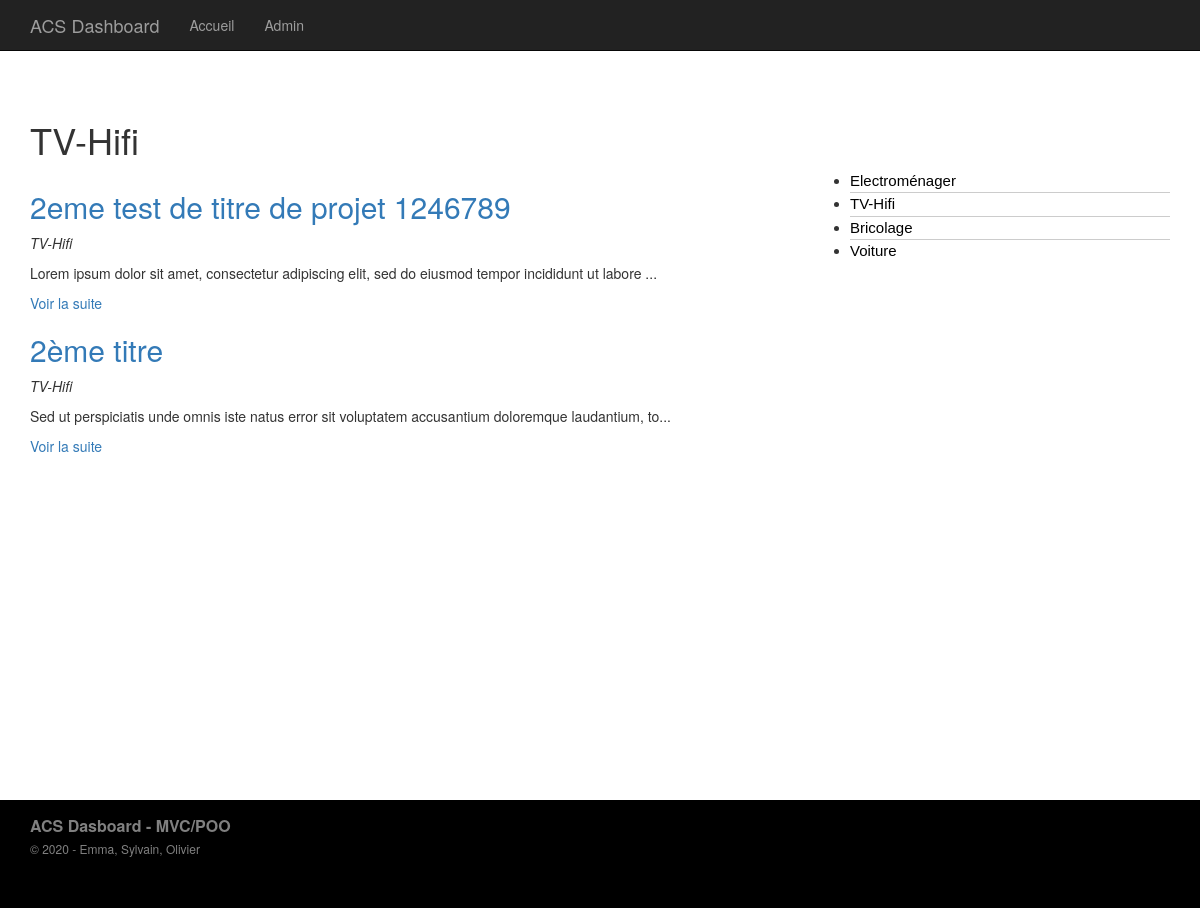
Before: /index.php?p=posts.category&id=2 with the older database file.
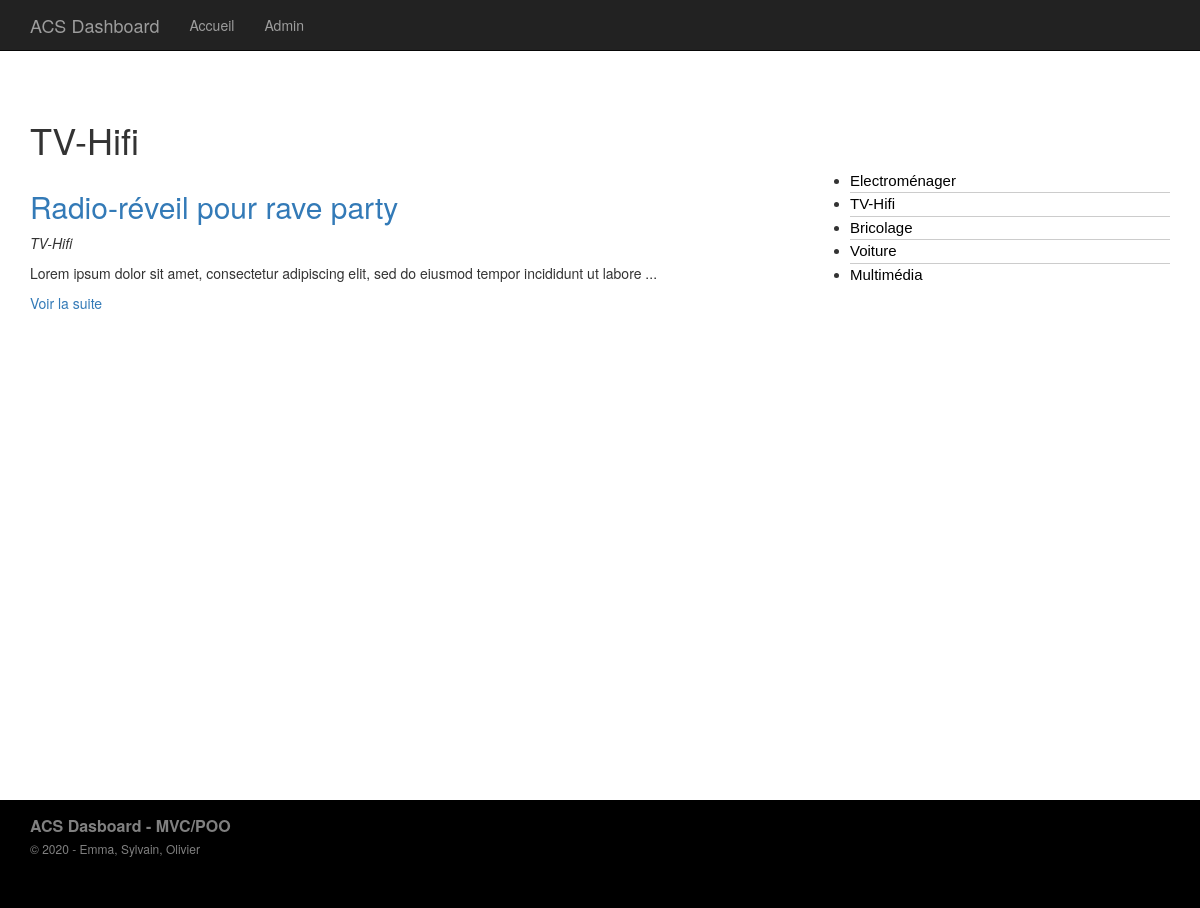
After: the same page with the newer database file.
### tables this page shows
CREATE TABLE IF NOT EXISTS `articles` (
  `id` int(11) NOT NULL AUTO_INCREMENT,
  `titre` varchar(255) DEFAULT NULL,
  `lieuachat` varchar(255) DEFAULT NULL,
  `adresseachat` varchar(255) DEFAULT NULL,
  `urlachat` varchar(255) DEFAULT NULL,
  `ref` varchar(255) NOT NULL,
  `dateachat` varchar(20) NOT NULL,
  `datefingarantie` varchar(20) NOT NULL,
  `category_id` int(11) DEFAULT NULL,
  `prix` int(10) NOT NULL DEFAULT 0,
  `conseilsentretien` longtext DEFAULT NULL,
  `phototicketachat` varchar(255) DEFAULT NULL,
  `manuelutilisation` longtext DEFAULT NULL,
  PRIMARY KEY (`id`)
);

CREATE TABLE IF NOT EXISTS `categories` (
  `id` int(11) NOT NULL AUTO_INCREMENT,
  `titre` varchar(255) DEFAULT NULL,
  PRIMARY KEY (`id`)
);

### core/Controller/Controller.php (called while the page is built, shortened)
<?php
    class Controller
    {
        protected $viewPath;
        protected function render($view, $variables = [])
        {
            extract($variables);
            require($this->viewPath . str_replace('.', '/', $view) . '.php');
        }
    }

### app/Controller/PostsController.php (called while the page is built, shortened)
<?php
    class PostsController extends AppController
    {
        public function category()
        {
            $categorie = $this->Category->find($_GET['id']);
            $articles = $this->Post->lastByCategory($_GET['id']);
            $categories = $this->Category->all();
            $this->render('posts.category', compact('articles', 'categories', 'categorie'));
        }
    }

### public/index.php (called while the page is built, shortened)
<?php
    if (isset($_GET['p'])) {
        $page = $_GET['p'];
    } else {
        $page = 'posts.index';
    }
    $page = explode('.', $page);
    if ($page[0] == 'admin') {
        $controller = '\App\Controller\Admin\\' . ucfirst($page[1]) . 'Controller';
        $action = $page[2];
    } else {
        $action = $page[1];
    }
    $controller = new $controller();
    $controller->$action();

### core/Table/Table.php (called while the page is built, shortened)
<?php
    class Table
    {
        protected $table;
        protected $db;
        public function __construct(Database $db)
        {
            $this->db = $db;
        }
        public function all()
        {
            return $this->query("SELECT * FROM " . $this->table);
        }
        public function find($id)
        {
            return $this->query("SELECT * FROM {$this->table} WHERE id = ?", [$id], true);
        }
        public function query($statement, $attributes = null, $one = false)
        {
            if ($attributes) {
                return $this->db->prepare(
                    $statement,
                    $attributes,
                    str_replace('Table', 'Entity', get_class($this)),
                    $one
                );
            } else {
                return $this->db->query(
                    $statement,
                    str_replace('Table', 'Entity', get_class($this)),
                     $one
                );
            }
        }
    }

### core/Database/MysqlDatabase.php (called while the page is built, shortened)
<?php
    class MysqlDatabase extends Database
    {
        private $pdo;
        private function getPDO()
        {
            if ($this->pdo === null) {
                $pdo = new PDO('mysql:dbname=mvc-blog;host=localhost', 'root', '');
                $pdo->setAttribute(PDO::ATTR_ERRMODE, PDO::ERRMODE_EXCEPTION);
                $this->pdo = $pdo;
            }
            return $this->pdo;
        }
        public function query($statement, $class_name = null, $one = false)
        {
            $req = $this->getPDO()->query($statement);
            if ($class_name === null) {
                $req->setFetchMode(PDO::FETCH_OBJ);
            } else {
                $req->setFetchMode(PDO::FETCH_CLASS, $class_name);
            }
            if ($one) {
                $datas = $req->fetch();
            }
            else {
                $datas = $req->fetchAll();
            }
            return $datas;
        }
        public function prepare($statement, $attributes, $class_name = null, $one = false)
        {
            $req = $this->getPDO()->prepare($statement);
            $res = $req->execute($attributes);
            if ($class_name === null) {
                $req->setFetchMode(PDO::FETCH_OBJ);
            } else {
                $req->setFetchMode(PDO::FETCH_CLASS, $class_name);
            }
            if ($one) {
                $datas = $req->fetch();
            }
            else {
                $datas = $req->fetchAll();
            }
            return $datas;
        }
    }

### app/Autoloader.php (called while the page is built, shortened)
<?php
  class Autoloader
  {
      public static function autoload($class)
      {
          if (strpos($class, __NAMESPACE__ . '\\') === 0) {
              $class = str_replace(__NAMESPACE__ . '\\', '', $class);
              $class = str_replace('\\', '/', $class);
          }
      }
  }

### core/Autoloader.php (called while the page is built, shortened)
<?php
  class Autoloader
  {
      public static function autoload($class)
      {
          if (strpos($class, __NAMESPACE__ . '\\') === 0) {
              $class = str_replace(__NAMESPACE__ . '\\', '', $class);
              $class = str_replace('\\', '/', $class);
          }
      }
  }

### app/Table/PostTable.php (called while the page is built, shortened)
<?php
    class PostTable extends Table
    {
        public function lastByCategory($category_id)
        {
            return $this->query(
                "
                SELECT articles.id, articles.titre, articles.lieuachat, articles.adresseachat, articles.urlachat, articles.ref, articles.dateachat, articles.datefingarantie, articles.prix, articles.conseilsentretien, articles.phototicketachat, articles.manuelutilisation, categories.titre as categorie
                FROM articles
                LEFT JOIN categories ON category_id = categories.id
                WHERE articles.category_id = ?
                ORDER BY articles.id DESC",
                [$category_id]
            );
        }
    }

### core/Entity/Entity.php (called while the page is built, shortened)
<?php
    class Entity
    {
        public function __get($key)
        {
            $method = 'get' . ucfirst($key);
            $this->$key = $this->$method();
            return $this->$key;
        }
    }

### app/Entity/CategoryEntity.php (called while the page is built, shortened)
<?php
    class CategoryEntity extends Entity
    {
        public function getUrl()
        {
            return 'index.php?p=posts.category&id=' . $this->id;
        }
    }

### app/Views/posts/category.php (the view)
<h1><?= $categorie->titre; ?></H1>
<div class="row">
    <div class="col-sm-8">
        <?php
            foreach ($articles as $post) :
        ?>
            <h2><a href="<?= $post->url; ?>"><?= $post->titre; ?></a></h2>
            <p><em><?= $post->categorie; ?></em></p>
            <p><?= $post->extrait; ?></p>
        <?php endforeach; ?>
    </div>
    <div class="col-sm-4">
        <ul class="list">
            <?php foreach ($categories as $categorie) : ?>
                <li><a href="<?= $categorie->url; ?>"><?= $categorie->titre; ?></a></li>
            <?php endforeach; ?>
        </ul>
    </div>
</div>

### app/Entity/PostEntity.php (shortened to what the changed rows need)
<?php
    class PostEntity extends Entity
    {
        public function getUrl()
        {
            return 'index.php?p=posts.single&id=' . $this->id;
        }
        public function getExtrait()
        {
            $html = '<p>' . substr($this->manuelutilisation, 0, 100) . '...</p>';
            $html .= '<p><a href="' . $this->getUrl() . '">Voir la suite</a></p>';
            return $html;
        }
    }

Changed rows visible on the page:
no longer on this page (row edited): articles: titre "2eme test de titre de projet 1246789", category.titre "TV-Hifi", manuelutilisation "Lorem ipsum dolor sit amet, consectetur adipiscing elit, sed do eiusmod tempor incididunt ut labore"
no longer on this page (row edited): articles: titre "2ème titre", category.titre "TV-Hifi", manuelutilisation "Sed ut perspiciatis unde omnis iste natus error sit voluptatem accusantium doloremque laudantium, to"
now on this page (row edited): articles: titre "Radio-réveil pour rave party", category.titre "TV-Hifi", manuelutilisation "Lorem ipsum dolor sit amet, consectetur adipiscing elit, sed do eiusmod tempor incididunt ut labore"
added categories: titre "Multimédia"
